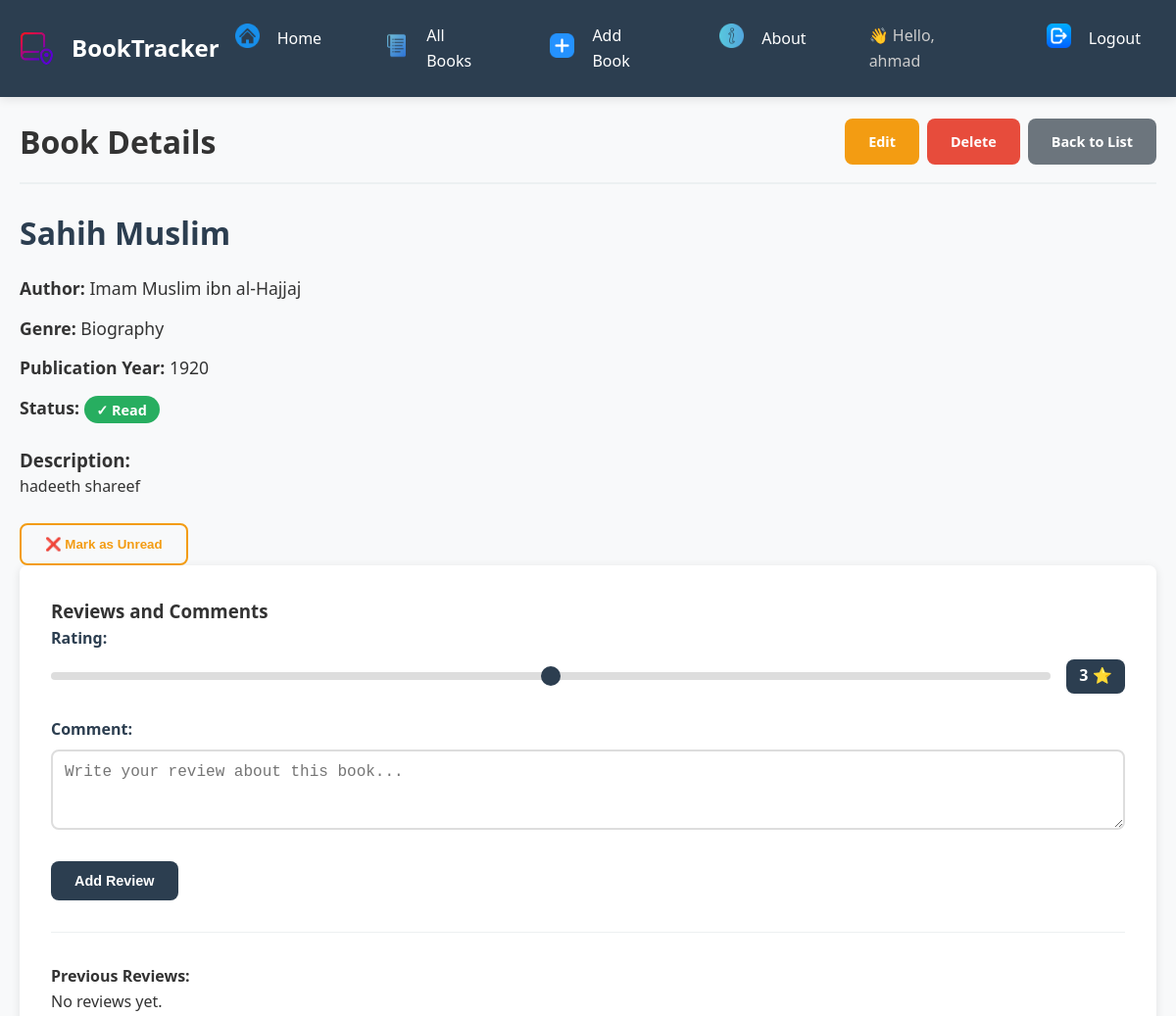
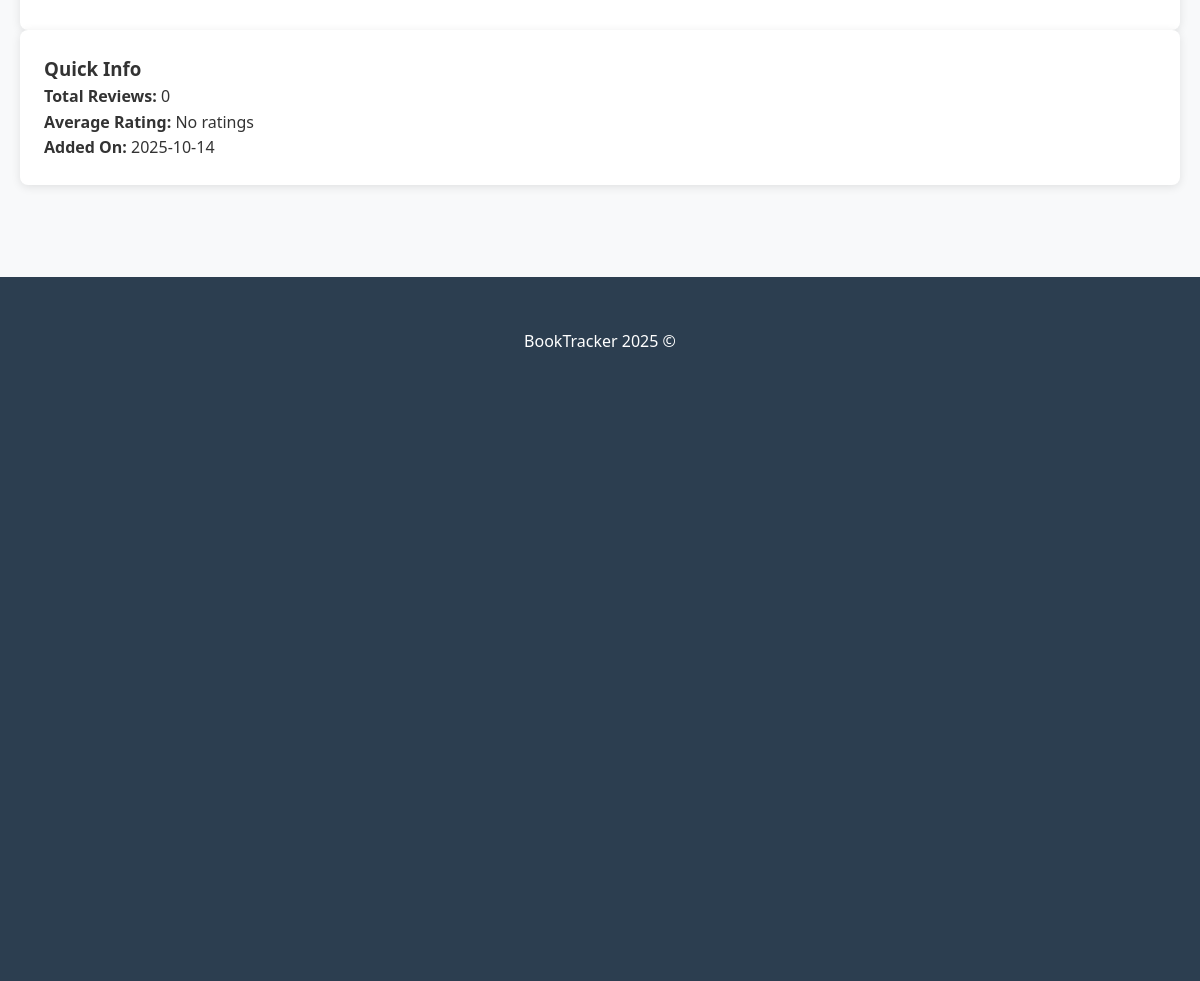
/books/13/ (signed in), run on the app's committed database (2 pictures, top to bottom).
### main_app/models.py (models this page shows, shortened)
class Book(models.Model):
    GENRE_CHOICES = [
        ('Novel', 'Novel'),
        ('Science Fiction', 'Science Fiction'),
        ('History', 'History'),
        ('Self Development', 'Self Development'),
        ('Biography', 'Biography'),
        ('Literature', 'Literature'),
        ('Poetry', 'Poetry'),
        ('Children', 'Children'),
        ('Other', 'Other'),
    ]
    title = models.CharField(max_length=200)
    author = models.CharField(max_length=100)
    genre = models.CharField(choices=GENRE_CHOICES)
    description = models.TextField(max_length=500)
    publication_year = models.IntegerField(
        validators=[MinValueValidator(1000), MaxValueValidator(2025)] # To select year between 1000 and 2025
    )
    is_read = models.BooleanField(default=False)
    created_at = models.DateTimeField(auto_now_add=True)
    user = models.ForeignKey(
        User,
        on_delete=models.CASCADE,
        null=True,  # temp (we used it to solve makemigrations issue)
        blank=True  # temp
    )
    class Meta:
        ordering = ['-created_at']

### main_app/views.py (the view)
# urls.py: path('books/<int:pk>/', BookDetail.as_view(), name='book_detail'),
class BookDetail(UserAccessMixin, LoginRequiredMixin, DetailView):  # most be sorted like this
    model = Book
    template_name = 'books/book_detail.html'

### main_app/views.py (called while the page is built)
    def test_func(self):
        book = self.get_object()
        return book.user == self.request.user

### main_app/templates/books/book_detail.html (shortened to what this page needs)
{% extends 'base.html' %}
{% load static %}
{% block extra_css %}
<link rel="stylesheet" href="{% static 'css/book_detail.css' %}">
{% endblock %}
{% block content %}
<div class="detail-container">
    <div class="detail-header">
        <h1>Book Details</h1>
        <div class="action-buttons">
            <a href="{% url 'book_update' book.pk %}" class="btn btn-warning">Edit</a>
            <a href="{% url 'book_delete' book.pk %}" class="btn btn-danger">Delete</a>
            <a href="{% url 'book_list' %}" class="btn btn-secondary">Back to List</a>
        </div>
    </div>
    <div class="book-details">
        <div class="main-content">
            <div class="book-info-card">
                <h2 class="book-title">{{ book.title }}</h2>
                <div class="book-meta">
                    <p><strong>Author:</strong> {{ book.author }}</p>
                    <p><strong>Genre:</strong> {{ book.genre }}</p>
                    <p><strong>Publication Year:</strong> {{ book.publication_year }}</p>
                    <p><strong>Status:</strong>
                        <span class="status-badge {% if book.is_read %}read{% else %}unread{% endif %}">
                            {% if book.is_read %}✓ Read{% else %}❌ Unread{% endif %}
                        </span>
                    </p>
                </div>
                <div class="book-description">
                    <h3>Description:</h3>
                    <p>{{ book.description|linebreaks }}</p>
                </div>
                <form method="post" action="{% url 'toggle_read' book.id %}" class="toggle-form">
                    <button type="submit" class="toggle-btn {% if book.is_read %}read{% else %}unread{% endif %}">
                        {% if book.is_read %}❌ Mark as Unread{% else %}✓ Mark as Read{% endif %}
                    </button>
                </form>
            </div>
            <div class="reviews-section">
                <div class="reviews-header">
                    <h3>Reviews and Comments</h3>
                </div>
                <form method="post" action="{% url 'add_review' book.id %}" class="review-form">
                    <div class="form-group">
                        <label for="id_rating" class="form-label">Rating:</label>
                        <div class="rating-control">
                            <input type="range" name="rating" min="1" max="5" value="3"
                                   class="rating-slider" id="id_rating"
                                   oninput="document.getElementById('ratingValue').textContent = this.value + ' ⭐'">
                            <span id="ratingValue" class="rating-value">3 ⭐</span>
                        </div>
                    </div>
                    <div class="form-group">
                        <label for="id_comment" class="form-label">Comment:</label>
                        <textarea name="comment" class="form-control" id="id_comment"
                                  rows="3" placeholder="Write your review about this book..."></textarea>
                    </div>
                    <button type="submit" class="btn btn-primary">Add Review</button>
                </form>
                <div class="reviews-list">
                    <h4>Previous Reviews:</h4>
                    {% if book.reviews.all %}
                        {% for review in book.reviews.all %}
                        <div class="review-card">
                            <div class="review-header">
                                <strong class="review-rating">{{ review.rating }} ⭐</strong>
                                <small class="review-date">{{ review.date }}</small>
                            </div>
                            <p class="review-comment">{{ review.comment }}</p>
                        </div>
                        {% endfor %}
                    {% else %}
                        <p class="no-reviews">No reviews yet.</p>
                    {% endif %}
                </div>
            </div>
        </div>
        <div class="sidebar">
            <div class="sidebar-card">
                <h3>Quick Info</h3>
                <div class="sidebar-info">
                    <p><strong>Total Reviews:</strong> {{ book.reviews.count }}</p>
                    <p><strong>Average Rating:</strong>
                        {% if book.reviews.all %}
                            {{ book.reviews.all.0.rating }} ⭐
                        {% else %}
                            No ratings
                        {% endif %}
                    </p>
                    <p><strong>Added On:</strong> {{ book.created_at|date:"Y-m-d" }}</p>
                </div>
            </div>
        </div>
    </div>
</div>
{% endblock %}

### main_app/templates/base.html (shortened to what this page needs)
<!DOCTYPE html>
<html lang="en" dir="ltr">
<head>
    {% load static %}
    <link rel="stylesheet" href="{% static 'css/base.css' %}">
    {% block extra_css %}{% endblock %}
</head>
<body>
    <nav class="navbar">
        <div class="nav-container">
            <a class="navbar-brand" href="{% url 'home' %}">
                <img src="{% static 'images/logo.png' %}" alt="BookTracker Logo"
                     style="height: 35px; width: auto; margin-right: 10px;">
                BookTracker
            </a>
            <div class="navbar-menu" id="navbarMenu">
                <ul class="navbar-nav">
                    <li class="nav-item">
                        <a class="nav-link" href="{% url 'home' %}">
                            <span class="nav-icon">                <img src="{% static 'images/home.png' %}" alt="BookTracker Logo"
                     style="height: 25px; width: auto; margin-right: 10px;"></span> Home
                        </a>
                    </li>
                    <li class="nav-item">
                        <a class="nav-link" href="{% url 'book_list' %}">
                            <span class="nav-icon">                <img src="{% static 'images/list.png' %}" alt="BookTracker Logo"
                     style="height: 25px; width: auto; margin-right: 10px;"></span> All Books
                        </a>
                    </li>
                    <li class="nav-item">
                        <a class="nav-link" href="{% url 'book_create' %}">
                            <span class="nav-icon">                <img src="{% static 'images/add.png' %}" alt="BookTracker Logo"
                     style="height: 25px; width: auto; margin-right: 10px;"></span> Add Book
                        </a>
                    </li>
                    <li class="nav-item">
                        <a class="nav-link" href="{% url 'about' %}">
                            <span class="nav-icon">                <img src="{% static 'images/about.png' %}" alt="BookTracker Logo"
                     style="height: 25px; width: auto; margin-right: 10px;"></span> About
                        </a>
                    </li>
                    {% if user.is_authenticated %}
                    <li class="nav-item">
                        <span class="nav-link" style="color: #ccc;">
                            👋 Hello, {{ user.username }}
                        </span>
                    </li>
                    <li class="nav-item">
                        <a class="nav-link" href="{% url 'logout' %}">
                            <span class="nav-icon">                <img src="{% static 'images/logout.png' %}" alt="BookTracker Logo"
                     style="height: 25px; width: auto; margin-right: 10px;"></span> Logout
                        </a>
                    </li>
                    {% endif %}
                </ul>
            </div>
        </div>
    </nav>
    <div class="container">
    {% block content %}
    {% endblock %}
</div>
    <footer class="footer">
        <div class="container">
            <p class="footer-text">BookTracker 2025 ©</p>
        </div>
    </footer>
</body>
</html>

### main_app/static/css/base.css (style rules this page uses)
:root { --primary-color: #2c3e50; --secondary-color: #3498db; --success-color: #27ae60; --warning-color: #f39c12; --danger-color: #e74c3c; --light-color: #ecf0f1; --dark-color: #2c3e50; --text-color: #333; --border-radius: 8px; --box-shadow: 0 2px 10px rgba(0,0,0,0.1); --transition: all 0.3s ease; }
* { margin: 0; padding: 0; box-sizing: border-box; }
body { font-family: 'Segoe UI', Tahoma, Geneva, Verdana, sans-serif; background-color: #f8f9fa; color: var(--text-color); line-height: 1.6; }
.container { max-width: 1200px; margin: 0 auto; padding: 20px; min-height: 80vh; }
.navbar { background-color: var(--primary-color); padding: 1rem 0; box-shadow: var(--box-shadow); }
.nav-container { max-width: 1200px; margin: 0 auto; padding: 0 20px; display: flex; justify-content: space-between; align-items: center; }
.navbar-brand { color: white; text-decoration: none; font-size: 1.5rem; font-weight: bold; display: flex; align-items: center; gap: 0.5rem; }
.navbar-menu { display: flex; }
.navbar-nav { display: flex; list-style: none; gap: 2rem; }
.nav-link { color: white; text-decoration: none; display: flex; align-items: center; gap: 0.5rem; padding: 0.5rem 1rem; border-radius: var(--border-radius); transition: var(--transition); }
.nav-icon { font-size: 1.1rem; }
.footer { background-color: var(--dark-color); color: white; text-align: center; padding: 2rem 0; margin-top: 3rem; }
.footer-text { margin: 0; }
.btn { padding: 0.75rem 1.5rem; border: none; border-radius: var(--border-radius); text-decoration: none; font-weight: 600; cursor: pointer; transition: var(--transition); display: inline-flex; align-items: center; gap: 0.5rem; font-size: 0.9rem; }
.btn-primary { background-color: var(--primary-color); color: white; }
.btn-warning { background-color: var(--warning-color); color: white; }
.btn-danger { background-color: var(--danger-color); color: white; }
.btn-secondary { background-color: #6c757d; color: white; }

### main_app/static/css/book_detail.css (style rules this page uses)
.detail-header { display: flex; justify-content: space-between; align-items: center; margin-bottom: 1.5rem; padding-bottom: 1rem; border-bottom: 2px solid var(--light-color); }
.action-buttons { display: flex; gap: 0.5rem; }
.book-title { color: var(--dark-color); margin-bottom: 1rem; font-size: 2rem; }
.book-meta { margin-bottom: 1.5rem; }
.book-meta p { margin-bottom: 0.8rem; font-size: 1.1rem; }
.status-badge { padding: 0.3rem 0.8rem; border-radius: 20px; font-size: 0.9rem; font-weight: 600; }
.status-badge.read { background-color: var(--success-color); color: white; }
.toggle-form { margin-top: 1.5rem; }
.toggle-btn { padding: 0.75rem 1.5rem; border: 2px solid; border-radius: var(--border-radius); background: none; cursor: pointer; font-weight: 600; transition: var(--transition); }
.toggle-btn.read { border-color: var(--warning-color); color: var(--warning-color); }
.reviews-section { background: white; border-radius: var(--border-radius); padding: 2rem; box-shadow: var(--box-shadow); }
.review-form { margin-bottom: 2rem; padding-bottom: 2rem; border-bottom: 1px solid var(--light-color); }
.form-group { margin-bottom: 1.5rem; }
.form-label { display: block; margin-bottom: 0.5rem; font-weight: 600; color: var(--dark-color); }
.rating-control { display: flex; align-items: center; gap: 1rem; }
.rating-slider { flex: 1; height: 8px; border-radius: 4px; background: #ddd; outline: none; -webkit-appearance: none; appearance: none; }
.rating-value { padding: 0.3rem 0.8rem; background-color: var(--primary-color); color: white; border-radius: var(--border-radius); font-weight: 600; min-width: 60px; text-align: center; }
.form-control { width: 100%; padding: 0.75rem; border: 2px solid #ddd; border-radius: var(--border-radius); font-size: 1rem; transition: var(--transition); }
.sidebar-card { background: white; border-radius: var(--border-radius); padding: 1.5rem; box-shadow: var(--box-shadow); margin-bottom: 1.5rem; }

### data on the page
Book: title "Sahih Muslim", author "Imam Muslim ibn al-Hajjaj", genre "Biography", publication_year "1920", description "hadeeth shareef", reviews.count "0", created_at "2025-10-14"

### other printed values
{{ user.username }} "ahmad"
